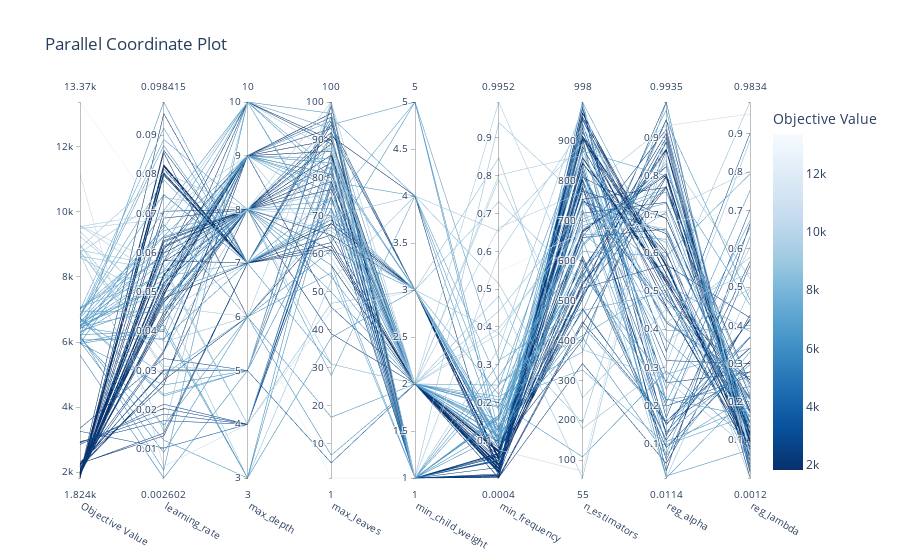

The notebook cell this image was saved under:
### Markdown cell above
4. ¿Desde qué *trial* se empiezan a observar mejoras notables en sus resultados?

RESPUESTA: En el *trial* 3 realiza una gran mejora, luego en el *trial* 10 y finalemente en el *trial* 17. A partir de este, los resultados no presentan grandes mejoras.

### Code cell
# 2. Gráfico de coordenadas paralelas 
from optuna.visualization import plot_parallel_coordinate
print("Optuna Pruning model")
plot_parallel_coordinate(study_optuna_pruning)
